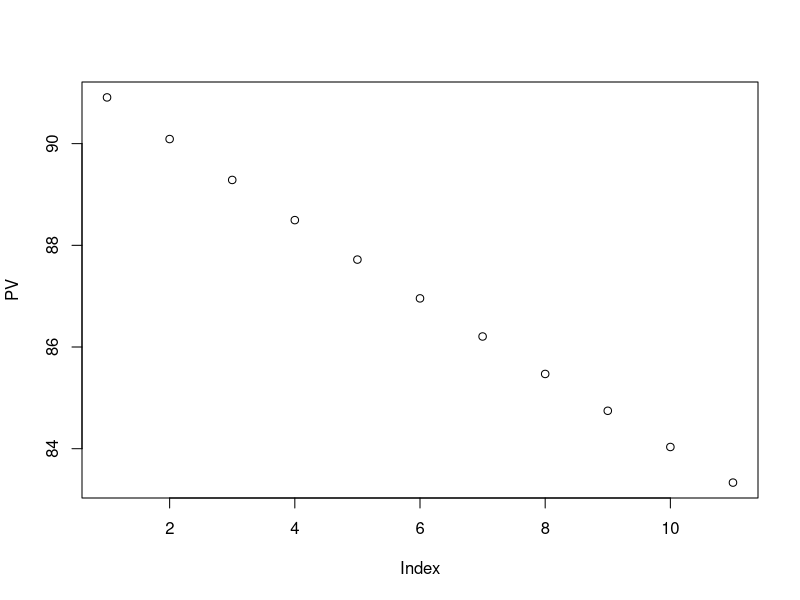
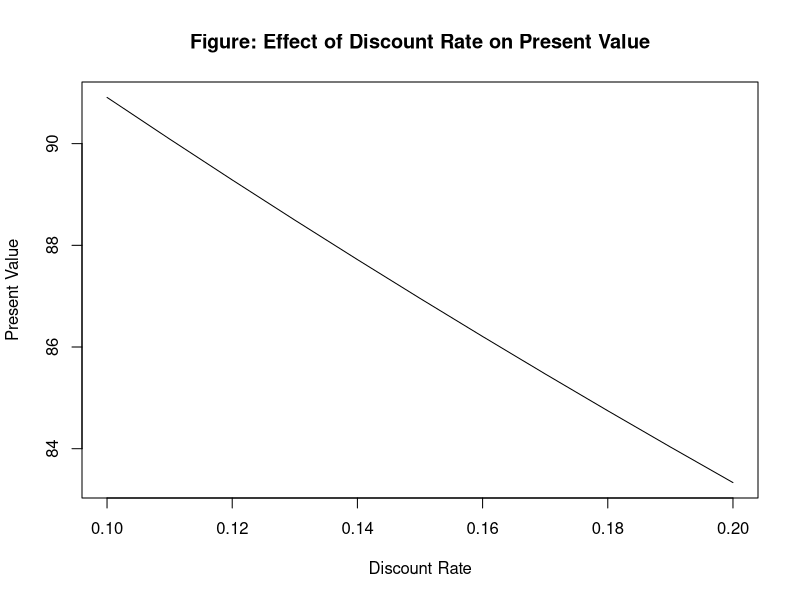
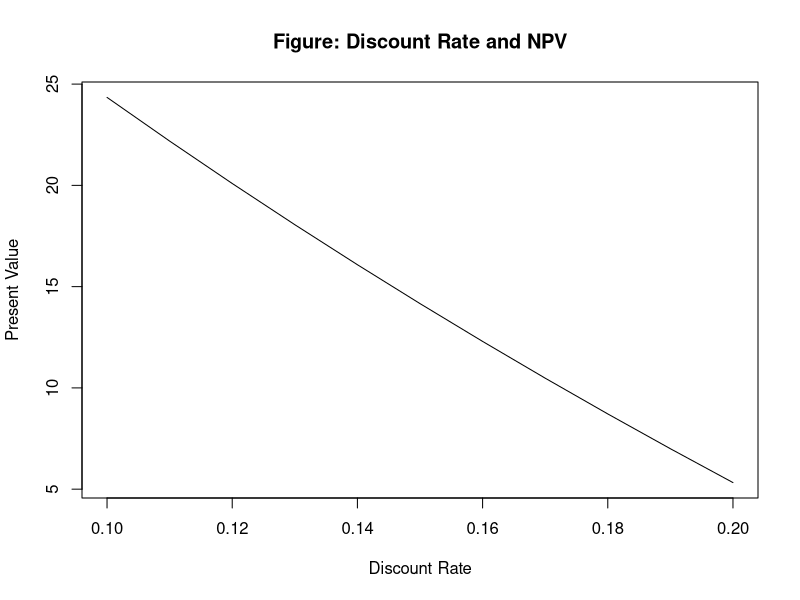
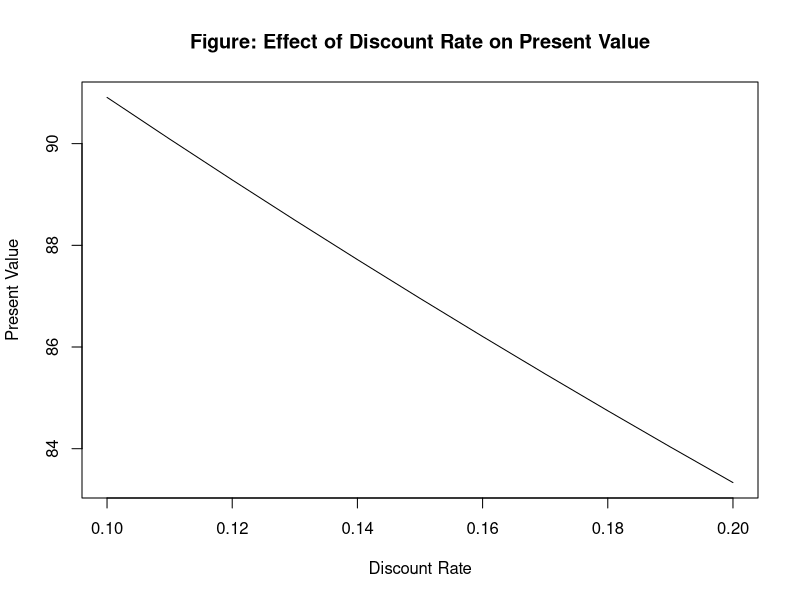

Write the R code that produced these figures, in order. (Note: this script raises an error after producing the figures.)
## ---- chunk 1
#| eval: true
#| message: false
#| warning: false

R <- 0.1
print(R) 


## ---- chunk 2
#| eval: true
#| message: false
#| warning: false

R <- c(0.1, 0.2)


## ---- chunk 3
#| eval: true
#| message: false
#| warning: false

R <- seq(0.1, 0.2, 0.01)

R <- seq(from = 0.1, to = 0.2, length = 11)

## ---- chunk 4
#| eval: true
#| message: false
#| warning: false

# 第2要素へのアクセス
R[2] 
i <- 2
R[i]

# 第2-第5要素へのアクセス
R[2:5]

# 第2-第11要素へのアクセス
R[2:length(R)] # length(R)はRの次元11を返す
R[-1]

## ---- chunk 5
#| eval: true
#| message: false
#| warning: false

PV <- 100 / (1 + R)

##  [1] 90.90909 90.09009 89.28571 88.49558 87.71930 86.95652 86.20690 85.47009 84.74576 84.03361 83.33333
## ---- chunk 6
#| eval: true
#| message: false
#| warning: false

CF <- seq(from = 110, to = 120, length = 11) # CFを11次元の等差数列として定義

PV <- CF / (1 + R)
##  [1] 100 100 100 100 100 100 100 100 100 100 100
## ---- chunk 7
#| eval: true
#| message: false
#| warning: false

PV <- 100 / (1 + R)
plot(PV)
## ---- chunk 8
#| eval: true
#| message: false
#| warning: false

PV <- 100 / (1 + R)
plot(x = R,
     y = PV, 
     xlab = "Discount Rate",
     ylab = "Present Value",
     type = "l",
     main = "Figure: Effect of Discount Rate on Present Value")
## ---- chunk 9
#| eval: true
#| message: false
#| warning: false

png("PV.png", 
    pointsize = 12, 
    width = 20, 
    height = 10, 
    units = "cm", 
    res = 200)

plot(x = R, 
     y = PV, 
     xlab = "Discount Rate", 
     ylab = "Present Value",
     type = "l",
     main = "Figure: Effect of Discount Rate on Present Value")

dev.off()
## ---- chunk 10
#| eval: true
#| message: false
#| warning: false

x <- matrix(1:6, nrow = 3, ncol = 2)

##      [,1] [,2]

## ---- chunk 11
#| eval: true
#| message: false
#| warning: false

y <- matrix(c("a", "b", "c", "d"), nrow = 2, ncol = 2)

##      [,1] [,2]

## ---- chunk 12
#| eval: true
#| message: false
#| warning: false

x <- list(10:11, "ABC")

x[[1]]

x[[2]]

## ---- chunk 13
#| eval: true
#| message: false
#| warning: false

ID <- c(1001, 1002, 1003)
name <- c("Firm A", "Firm B", "Firm C")
ROE <- c(0.08, 0.12, 0.15)
x <- data.frame(ID, name, ROE)

##     ID   name  ROE
## 1 1001 Firm A 0.08
## 2 1002 Firm B 0.12
## 3 1003 Firm C 0.15
## ---- chunk 14
#| eval: true
#| message: false
#| warning: false

R <- 0.1
NPV <- -100 + 50 / (1 + R) + 50 / (1 + R)^2 + 50 / (1 + R)^3


## ---- chunk 15
#| eval: true
#| message: false
#| warning: false

R <- 0.1
NPV <- -100
for (i in 1:3) {
  NPV <- NPV + 50 / (1 + R)^i
}
print(NPV)
## ---- chunk 16
#| eval: true
#| message: false
#| warning: false

R <- 0.1
NPV <- -100
for (i in 1:3) {
  print(NPV) # ここにprint()関数を挿入
  NPV <- NPV + 50 / (1 + R)^i
}
print(NPV)


## ---- chunk 17
#| eval: true
#| message: false
#| warning: false

if (NPV >= 0) {
  print("プロジェクトを実行！")
}
## ---- chunk 18
#| eval: true
#| message: false
#| warning: false

R <- seq(0.1, 0.2, length = 11) # 11次元のRベクトルを用意
NPV <- rep(NA, length(R)) # 対応するNPVをNAで初期化（NAは欠損値の意味）

for (i in 1:length(R)) { # 外側のfor文で特定の割引率を固定
  NPV[i] <- -100
  for (j in 1:3) { # 内側のfor文で各年度の将来キャッシュフローの現在価値を累積
    NPV[i] <- NPV[i] + 50 / (1 + R[i])^j
  }
}

plot(x = R, 
     y = NPV, 
     xlab = "Discount Rate",
     ylab = "Present Value", 
     type = "l",
     main = "Figure: Discount Rate and NPV")
## ---- chunk 19
#| eval: true
#| message: false
#| warning: false

R <- 0.1
CF <- c(-100, 50, 50, 50)
years <- 0:3
PV_CF <- CF / (1 + R)^years
NPV <- sum(PV_CF)


## ---- chunk 20
#| eval: true
#| message: false
#| warning: false

calculate_PV <- function(R) {
  PV <- 100 / (1 + R)
  return(PV)
}

calculate_PV(0.1)


## ---- chunk 21
#| eval: true
#| message: false
#| warning: false

calculate_PV <- function(R) 100 / (1 + R) 

calculate_PV(0.1)


## ---- chunk 22
#| eval: true
#| message: false
#| warning: false

calculate_PV <- function(R1, R2 = 0) {
  PV1 <- 100 / (1 + R1)
  PV2 <- 100 / (1 + R2)
  c(PV1, PV2)
}

calculate_PV(0.1, 0.2)

calculate_PV(0.1)

## ---- chunk 23
#| eval: true
#| message: false
#| warning: false

calculate_PV <- function(R, CF) {
  N <- length(CF) # キャッシュフローの発生する回数をNとして定義
  PV <- CF[1]
  for (i in 2:N) {
    PV <- PV + CF[i] / (1 + R)^(i - 1)
  }
  return(PV)
}

calculate_PV(0.1, c(-100, 40, 50, 60))


## ---- chunk 24
#| eval: true
#| message: false
#| warning: false

# 2021年1月1日作成
# 現在価値の計算

# 任意の割引率に対して現在価値を計算するcalculate_PV()を定義
calculate_PV <- function(R) 100 / (1 + R)

# 割引率を0.1とする例
calculate_PV(0.1)
## ---- chunk 25
#| eval: true
#| message: false
#| warning: false

calculate_PV <- function(R) {
  PV <- 100 / (1 + R)
  R <- R + 0.01
  return(PV)
}

R <- 0.1
for (i in 1:11) print(calculate_PV(R))

## （同じ計算結果が全部で11回繰り返し表示される）
## ---- chunk 26
#| eval: true
#| message: false
#| warning: false

polyroot(c(60, 50, 40, -100))


## ---- chunk 27
#| eval: true
#| message: false
#| warning: false

solutions <- polyroot(c(60, 50, 40, -100))
Y <- Re(solutions[3])
IRR <- Y - 1


## ---- chunk 28
#| eval: true
#| message: false
#| warning: false

Im(solutions)


## ---- chunk 29
#| eval: true
#| message: false
#| warning: false

Im(solutions) == 0


## ---- chunk 30
#| eval: true
#| message: false
#| warning: false

error_tolerance <- 1e-10

abs(Im(solutions)) # abs()関数は絶対値を返す

abs(Im(solutions)) < error_tolerance

## ---- chunk 31
#| eval: true
#| message: false
#| warning: false

is_real <- (abs(Im(solutions)) < error_tolerance)
Re(solutions[is_real]) # Re()関数は複素数の実部を返す


## ---- chunk 32
#| eval: true
#| message: false
#| warning: false

calculate_IRR <- function(CF) {
  N <- length(CF) # キャッシュフローの発生する回数をNとして定義
  solutions <- polyroot(CF[N:1]) # CFベクトルの順序を逆転させた上でpolyroot()関数に代入
  error_tolerance <- 1e-10
  is_real <- (abs(Im(solutions)) < error_tolerance)
  Re(solutions[is_real]) - 1
}
## ---- chunk 33
#| eval: true
#| message: false
#| warning: false

CF <- c(-100, 40, 50, 60)
calculate_IRR(CF)

# [1] 0.2164779
## ---- chunk 34
#| eval: true
#| message: false
#| warning: false

calculate_IRR <- function(CF) {
  N <- length(CF) 
  solutions <- polyroot(CF[N:1]) 
  error_tolerance <- 1e-10
  is_real <- (abs(Im(solutions)) < error_tolerance)
  if (sum(is_real) != 1) stop("IRR法の適用を再考！") # !=は「左辺と右辺が等しくなければ」の意味
  Re(solutions[is_real]) - 1
}
## ---- chunk 35
#| eval: true
#| message: false
#| warning: false

CF <- c(-100, 100, 120, -120)
result <- calculate_IRR(CF)

##   calculate_IRR(CF) でエラー: IRR法の適用を再考！
## ---- chunk 36
#| eval: true
#| message: false
#| warning: false

daily_stock_return  <- read.csv("ch03_daily_stock_return.csv") 
## ---- chunk 37
#| eval: true
#| message: false
#| warning: false

head(daily_stock_return)
## ---- chunk 38
#| eval: true
#| message: false
#| warning: false

nrow(daily_stock_return)


## ---- chunk 39
#| eval: true
#| message: false
#| warning: false

str(daily_stock_return)

## 'data.frame':	21 obs. of  3 variables:
## $ date : chr  "2020-04-01" "2020-04-02" "2020-04-03" "2020-04-06" ...
## $ firm1: num  -0.03948 0.00598 0.05579 0.04193 -0.02019 ...
## $ firm2: num  0.07696 -0.00725 -0.0173 0.00217 0.07555 ...
## ---- chunk 40
#| eval: true
#| message: false
#| warning: false

mean(daily_stock_return$firm1)

mean(daily_stock_return$firm2)

## ---- chunk 41
#| eval: true
#| message: false
#| warning: false

sd(daily_stock_return$firm1) # sdはstandard deviation（標準偏差）の略

cor(daily_stock_return$firm1, daily_stock_return$firm2) # corはcorrelation（相関）の略

## ---- chunk 42
#| eval: true
#| message: false
#| warning: false

worst_day_ID <- which.min(daily_stock_return$firm1) # which.min()関数で行番号を取得

daily_stock_return$date[worst_day_ID] # 取得した行番号を代入して日付を取得

## ---- chunk 43
#| eval: true
#| message: false
#| warning: false

daily_stock_return[daily_stock_return$firm1 > 0, ]$date # 企業1のみで条件付け
# 2次元目の要素を空白とすると，全ての列が選択される
# daily_stock_return$date[daily_stock_return$firm1 > 0]と書いても同じ


daily_stock_return[daily_stock_return$firm1 > 0 & daily_stock_return$firm2 > 0, ]$date # 企業1と2の両方で条件付け


## ---- chunk 44
#| eval: true
#| message: false
#| warning: false

daily_stock_return$difference <- daily_stock_return$firm1 - daily_stock_return$firm2  # 両銘柄の差分を計算して新しい列に保存
daily_stock_return$firm1 <- 1 + daily_stock_return$firm1  # 企業1のネットリターンをグロスリターンに変換
daily_stock_return$firm2 <- NULL  # 企業2のデータを削除
## ---- chunk 45
#| eval: true
#| message: false
#| warning: false

write.csv(daily_stock_return, "ch03_output.csv")
## ---- chunk 46
#| eval: true
#| message: false
#| warning: false

firm_ID <- c(1, 2, 3)
name <- c("Firm A", "Firm B", "Firm C")
industry <- c("Machinery", "Chemicals", "Machinery")

firm_data <- data.frame(firm_ID, name, industry) 
## ---- chunk 47
#| eval: true
#| message: false
#| warning: false

firm_data$industry <- as.factor(firm_data$industry)
str(firm_data)

## 'data.frame':	3 obs. of  3 variables:
##  $ firm_ID : num  1 2 3
##  $ name    : chr  "Firm A" "Firm B" "Firm C"
##  $ industry: Factor w/ 2 levels "Chemicals","Machinery": 2 1 2
## ---- chunk 48
#| eval: true
#| message: false
#| warning: false

date <- c("2021/4/1", "2021/4/2", "2021/4/5")
stock_return <- c(0.02, -0.01, -0.02)

stock_return_data <- data.frame(date, stock_return) 
str(stock_return_data)

## 'data.frame':	3 obs. of  2 variables:
## $ date        : chr  "2021/4/1" "2021/4/2" "2021/4/5"
## $ stock_return: num  0.02 -0.01 -0.02
## ---- chunk 49
#| eval: true
#| message: false
#| warning: false

stock_return_data$date <- as.Date(stock_return_data$date)
str(stock_return_data)

## 'data.frame':	3 obs. of  2 variables:
##  $ date        : Date, format: "2021-04-01" "2021-04-02" "2021-04-05"
##  $ stock_return: num  0.02 -0.01 -0.02 
## ---- chunk 50
#| eval: true
#| message: false
#| warning: false

stock_return_data$date <- stock_return_data$date + 1 # 文字型の変数に足し算するとエラーになる
head(stock_return_data)

##         date stock_return
## 1 2021-04-02         0.02
## 2 2021-04-03        -0.01
## 3 2021-04-06        -0.02 
## ---- chunk 51
#| eval: true
#| message: false
#| warning: false

install.packages("tidyverse")
## ---- chunk 52
#| eval: true
#| message: false
#| warning: false

dplyr::near(c(1, 2, 1 + 1e-16), 1) # tidyverse::near()だとエラーになる


## ---- chunk 53
#| eval: true
#| message: false
#| warning: false

library("tidyverse")
near(c(1, 2, 1 + 1e-16), 1) # dplyr::を省略できる


## ---- chunk 54
#| eval: true
#| message: false
#| warning: false

initial_cost <- seq(80, 100, by = 1) # 21次元のinitial_costベクトルを用意
IRR <- rep(NA, length(initial_cost)) # 対応するIRRをNAで初期化

for (i in 1:length(initial_cost)) {
  IRR[i] <- calculate_IRR(c(-initial_cost[i], 100)) # 各initial_costに対応してIRRを計算
}

figure_data <- data.frame(initial_cost, IRR) # 計算結果をデータフレームに格納
head(figure_data)
## ---- chunk 55
#| eval: true
#| message: false
#| warning: false

ggplot(data = figure_data) + geom_line(mapping = aes(x = initial_cost, y = IRR)) # ggplot()関数で描画オブジェクトを作成し, geom_line()関数で折れ線グラフを描画
## ---- chunk 56
#| eval: true
#| message: false
#| warning: false

ggplot(data = figure_data) + 
  geom_line(mapping = aes(x = initial_cost, y = IRR)) + 
  geom_point(mapping = aes(x = initial_cost, y = IRR)) # geom_point()関数で点グラフを描画
## ---- chunk 57
#| eval: true
#| message: false
#| warning: false

ggplot(data = figure_data) +
  geom_line(mapping = aes(x = initial_cost, y = IRR)) +
  geom_point(mapping = aes(x = initial_cost, y = IRR)) +
  labs(x = "Initial Cost", y = "IRR", title = "Initial Cost and IRR") + # 両軸の変数名やタイトルを設定
  theme_classic() # 背景などグラフ全体の体裁（テーマ）を設定
## ---- chunk 58
#| eval: true
#| message: false
#| warning: false

ggplot(data = figure_data) +
  geom_line(mapping = aes(x = initial_cost, y = IRR)) +
  geom_point(mapping = aes(x = initial_cost, y = IRR)) +
  labs(x = "Initial Cost", y = "IRR", title = "Initial Cost and IRR") +
  theme_classic() +
  annotate(geom = "text", x = 99, y = 0.05, label = "Initial Cost 100") + # 位置を指定して文字列を追加
  annotate(geom = "segment", x = 100, xend = 100, y = 0.04, yend = 0.01, color = "black", linewidth = 0.5, arrow = arrow(length = unit(0.3, "cm"))) # 始点や終点などを指定して矢印を追加

ggsave("IRR.pdf", width = 20, height = 10, units = "cm") # 完成した図をPDF型式で保存
